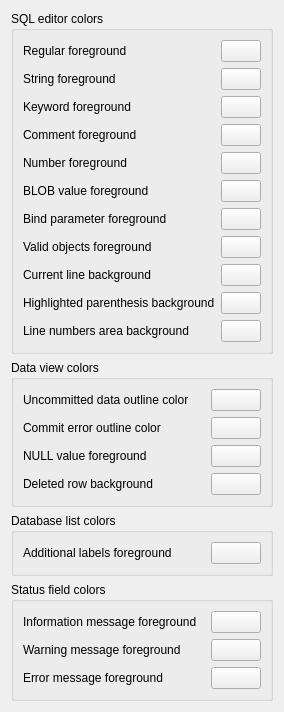
             <widget class="QWidget" name="colorsWidget">
              <property name="geometry">
               <rect>
                <x>0</x>
                <y>0</y>
                <width>247</width>
                <height>701</height>
               </rect>
              </property>
              <layout class="QVBoxLayout" name="verticalLayout_12">
               <item>
                <widget class="QGroupBox" name="sqlEditorColorsGroup">
                 <property name="title">
                  <string>SQL editor colors</string>
                 </property>
                 <layout class="QGridLayout" name="gridLayout_3">
                  <item row="14" column="0">
                   <widget class="QLabel" name="sqlEditorCurrLineBgLabel">
                    <property name="text">
                     <string>Current line background</string>
                    </property>
                   </widget>
                  </item>
                  <item row="5" column="0">
                   <widget class="QLabel" name="sqlEditorStringFgLabel">
                    <property name="toolTip">
                     <string>&lt;p&gt;SQL strings are enclosed with single quote characters.&lt;/p&gt;</string>
                    </property>
                    <property name="text">
                     <string>String foreground</string>
                    </property>
                   </widget>
                  </item>
                  <item row="6" column="1">
                   <widget class="ColorButton" name="sqlEditorKeywordFgButton">
                    <property name="maximumSize">
                     <size>
                      <width>50</width>
                      <height>16777215</height>
                     </size>
                    </property>
                    <property name="text">
                     <string/>
                    </property>
                    <property name="cfg" stdset="0">
                     <string notr="true">Colors.SqlEditorKeywordFg</string>
                    </property>
                   </widget>
                  </item>
                  <item row="5" column="1">
                   <widget class="ColorButton" name="sqlEditorStringFgButton">
                    <property name="maximumSize">
                     <size>
                      <width>50</width>
                      <height>16777215</height>
                     </size>
                    </property>
                    <property name="text">
                     <string/>
                    </property>
                    <property name="cfg" stdset="0">
                     <string notr="true">Colors.SqlEditorStringFg</string>
                    </property>
                   </widget>
                  </item>
                  <item row="9" column="1">
                   <widget class="ColorButton" name="sqlEditorCommentFgButton">
                    <property name="maximumSize">
                     <size>
                      <width>50</width>
                      <height>16777215</height>
                     </size>
                    </property>
                    <property name="text">
                     <string/>
                    </property>
                    <property name="cfg" stdset="0">
                     <string notr="true">Colors.SqlEditorCommentFg</string>
                    </property>
                   </widget>
                  </item>
                  <item row="4" column="1">
                   <widget class="ColorButton" name="sqlEditorRegularFgButton">
                    <property name="maximumSize">
                     <size>
                      <width>50</width>
                      <height>16777215</height>
                     </size>
                    </property>
                    <property name="text">
                     <string/>
                    </property>
                    <property name="cfg" stdset="0">
                     <string notr="true">Colors.SqlEditorForeground</string>
                    </property>
                   </widget>
                  </item>
                  <item row="14" column="1">
                   <widget class="ColorButton" name="sqlEditorCurrLineBgButton">
                    <property name="maximumSize">
                     <size>
                      <width>50</width>
                      <height>16777215</height>
                     </size>
                    </property>
                    <property name="text">
                     <string/>
                    </property>
                    <property name="cfg" stdset="0">
                     <string notr="true">Colors.SqlEditorCurrentLineBg</string>
                    </property>
                   </widget>
                  </item>
                  <item row="16" column="1">
                   <widget class="ColorButton" name="sqlEditorLineNumAreaBgButton">
                    <property name="maximumSize">
                     <size>
                      <width>50</width>
                      <height>16777215</height>
                     </size>
                    </property>
                    <property name="text">
                     <string/>
                    </property>
                    <property name="cfg" stdset="0">
                     <string notr="true">Colors.SqlEditorLineNumAreaBg</string>
                    </property>
                   </widget>
                  </item>
                  <item row="12" column="0">
                   <widget class="QLabel" name="sqlEditorBindParamFgLabel">
                    <property name="toolTip">
                     <string>&lt;p&gt;Bind parameters are placeholders for values yet to be provided by the user. They have one of the forms:&lt;/p&gt;&lt;ul&gt;&lt;li&gt;:param_name&lt;/li&gt;&lt;li&gt;$param_name&lt;/li&gt;&lt;li&gt;@param_name&lt;/li&gt;&lt;li&gt;?&lt;/li&gt;&lt;/ul&gt;</string>
                    </property>
                    <property name="text">
                     <string>Bind parameter foreground</string>
                    </property>
                   </widget>
                  </item>
                  <item row="15" column="1">
                   <widget class="ColorButton" name="sqlEditorParBgButton">
                    <property name="maximumSize">
                     <size>
                      <width>50</width>
                      <height>16777215</height>
                     </size>
                    </property>
                    <property name="text">
                     <string/>
                    </property>
                    <property name="cfg" stdset="0">
                     <string notr="true">Colors.SqlEditorParenthesisBg</string>
                    </property>
                   </widget>
                  </item>
                  <item row="15" column="0">
                   <widget class="QLabel" name="sqlEditorParBgLabel">
                    <property name="text">
                     <string>Highlighted parenthesis background</string>
                    </property>
                   </widget>
                  </item>
                  <item row="11" column="0">
                   <widget class="QLabel" name="sqlEditorBlobFgLabel">
                    <property name="toolTip">
                     <string>&lt;p&gt;BLOB values are binary values represented as hexadecimal numbers, like:&lt;/p&gt;&lt;ul&gt;&lt;li&gt;X'12B4'&lt;/li&gt;&lt;li&gt;x'46A2F4'&lt;/li&gt;&lt;/ul&gt;</string>
                    </property>
                    <property name="text">
                     <string>BLOB value foreground</string>
                    </property>
                   </widget>
                  </item>
                  <item row="4" column="0">
                   <widget class="QLabel" name="sqlEditorRegularFgLabel">
                    <property name="text">
                     <string>Regular foreground</string>
                    </property>
                   </widget>
                  </item>
                  <item row="16" column="0">
                   <widget class="QLabel" name="sqlEditorLineNumAreaBgLabel">
                    <property name="text">
                     <string>Line numbers area background</string>
                    </property>
                   </widget>
                  </item>
                  <item row="11" column="1">
                   <widget class="ColorButton" name="sqlEditorBlobFgButton">
                    <property name="maximumSize">
                     <size>
                      <width>50</width>
                      <height>16777215</height>
                     </size>
                    </property>
                    <property name="text">
                     <string/>
                    </property>
                    <property name="cfg" stdset="0">
                     <string notr="true">Colors.SqlEditorBlobFg</string>
                    </property>
                   </widget>
                  </item>
                  <item row="6" column="0">
                   <widget class="QLabel" name="sqlEditorKeywordFgLabel">
                    <property name="text">
                     <string>Keyword foreground</string>
                    </property>
                   </widget>
                  </item>
                  <item row="10" column="0">
                   <widget class="QLabel" name="sqlEditorNumberFgLabel">
                    <property name="text">
                     <string>Number foreground</string>
                    </property>
                   </widget>
                  </item>
                  <item row="9" column="0">
                   <widget class="QLabel" name="sqlEditorCommentFgLabel">
                    <property name="text">
                     <string>Comment foreground</string>
                    </property>
                   </widget>
                  </item>
                  <item row="10" column="1">
                   <widget class="ColorButton" name="sqlEditorNumberFgButton">
                    <property name="maximumSize">
                     <size>
                      <width>50</width>
                      <height>16777215</height>
                     </size>
                    </property>
                    <property name="text">
                     <string/>
                    </property>
                    <property name="cfg" stdset="0">
                     <string notr="true">Colors.SqlEditorNumberFg</string>
                    </property>
                   </widget>
                  </item>
                  <item row="12" column="1">
                   <widget class="ColorButton" name="sqlEditorBindParamFgButton">
                    <property name="maximumSize">
                     <size>
                      <width>50</width>
                      <height>16777215</height>
                     </size>
                    </property>
                    <property name="text">
                     <string/>
                    </property>
                    <property name="cfg" stdset="0">
                     <string notr="true">Colors.SqlEditorBindParamFg</string>
                    </property>
                   </widget>
                  </item>
                  <item row="13" column="0">
                   <widget class="QLabel" name="sqlEditorValidObjectsLabel">
                    <property name="toolTip">
                     <string>&lt;p&gt;Valid objects are name of tables, indexes, triggers, or views that exist in the SQLite database.&lt;/p&gt;</string>
                    </property>
                    <property name="text">
                     <string>Valid objects foreground</string>
                    </property>
                   </widget>
                  </item>
                  <item row="13" column="1">
                   <widget class="ColorButton" name="sqlEditorValidObjectsButton">
                    <property name="maximumSize">
                     <size>
                      <width>50</width>
                      <height>16777215</height>
                     </size>
                    </property>
                    <property name="text">
                     <string/>
                    </property>
                    <property name="cfg" stdset="0">
                     <string notr="true">Colors.SqlEditorValidObject</string>
                    </property>
                   </widget>
                  </item>
                 </layout>
                </widget>
               </item>
               <item>
                <widget class="QGroupBox" name="dataViewGroup">
                 <property name="title">
                  <string>Data view colors</string>
                 </property>
                 <layout class="QGridLayout" name="gridLayout_6">
                  <item row="0" column="0">
                   <widget class="QLabel" name="dataViewUncommittedLabel">
                    <property name="toolTip">
                     <string>&lt;p&gt;Any data changes will be outlined with this color, until they're committed to the database.&lt;/p&gt;</string>
                    </property>
                    <property name="text">
                     <string>Uncommitted data outline color</string>
                    </property>
                   </widget>
                  </item>
                  <item row="0" column="1">
                   <widget class="ColorButton" name="dataViewUncommittedButton">
                    <property name="maximumSize">
                     <size>
                      <width>50</width>
                      <height>16777215</height>
                     </size>
                    </property>
                    <property name="text">
                     <string/>
                    </property>
                    <property name="cfg" stdset="0">
                     <string notr="true">Colors.DataUncommitted</string>
                    </property>
                   </widget>
                  </item>
                  <item row="1" column="0">
                   <widget class="QLabel" name="dataViewErrorLabel">
                    <property name="toolTip">
                     <string>&lt;p&gt;In case of error while committing data changes, the problematic cell will be outlined with this color.&lt;/p&gt;</string>
                    </property>
                    <property name="text">
                     <string>Commit error outline color</string>
                    </property>
                   </widget>
                  </item>
                  <item row="1" column="1">
                   <widget class="ColorButton" name="dataViewErrorButton">
                    <property name="maximumSize">
                     <size>
                      <width>50</width>
                      <height>16777215</height>
                     </size>
                    </property>
                    <property name="text">
                     <string/>
                    </property>
                    <property name="cfg" stdset="0">
                     <string notr="true">Colors.DataUncommittedError</string>
                    </property>
                   </widget>
                  </item>
                  <item row="2" column="0">
                   <widget class="QLabel" name="dataViewNullFgLabel">
                    <property name="text">
                     <string>NULL value foreground</string>
                    </property>
                   </widget>
                  </item>
                  <item row="2" column="1">
                   <widget class="ColorButton" name="dataViewNullFgButton">
                    <property name="maximumSize">
                     <size>
                      <width>50</width>
                      <height>16777215</height>
                     </size>
                    </property>
                    <property name="text">
                     <string/>
                    </property>
                    <property name="cfg" stdset="0">
                     <string notr="true">Colors.DataNullFg</string>
                    </property>
                   </widget>
                  </item>
                  <item row="3" column="0">
                   <widget class="QLabel" name="dataViewDeletedRowBgLabel">
                    <property name="text">
                     <string>Deleted row background</string>
                    </property>
                   </widget>
                  </item>
                  <item row="3" column="1">
                   <widget class="ColorButton" name="dataViewDeletedRowBgButton">
                    <property name="maximumSize">
                     <size>
                      <width>50</width>
                      <height>16777215</height>
                     </size>
                    </property>
                    <property name="text">
                     <string/>
                    </property>
                    <property name="cfg" stdset="0">
                     <string notr="true">Colors.DataDeletedBg</string>
                    </property>
                   </widget>
                  </item>
                 </layout>
                </widget>
               </item>
               <item>
                <widget class="QGroupBox" name="dbTreeGroup">
                 <property name="title">
                  <string>Database list colors</string>
                 </property>
                 <layout class="QGridLayout" name="gridLayout_9">
                  <item row="0" column="0">
                   <widget class="QLabel" name="dbTreeLabelsLabel">
                    <property name="toolTip">
                     <string>&lt;p&gt;Additional labels are those which tell you SQLite version, number of objects deeper in the tree, etc.&lt;/p&gt;</string>
                    </property>
                    <property name="text">
                     <string>Additional labels foreground</string>
                    </property>
                   </widget>
                  </item>
                  <item row="0" column="1">
                   <widget class="ColorButton" name="dbTreeLabelsButton">
                    <property name="maximumSize">
                     <size>
                      <width>50</width>
                      <height>16777215</height>
                     </size>
                    </property>
                    <property name="text">
                     <string/>
                    </property>
                    <property name="cfg" stdset="0">
                     <string notr="true">Colors.DbTreeLabelsFg</string>
                    </property>
                   </widget>
                  </item>
                 </layout>
                </widget>
               </item>
               <item>
                <widget class="QGroupBox" name="statusFieldGroup">
                 <property name="title">
                  <string>Status field colors</string>
                 </property>
                 <layout class="QGridLayout" name="gridLayout_10">
                  <item row="0" column="0">
                   <widget class="QLabel" name="statusFieldInfoLabel">
                    <property name="text">
                     <string>Information message foreground</string>
                    </property>
                   </widget>
                  </item>
                  <item row="0" column="1">
                   <widget class="ColorButton" name="statusFieldInfoButton">
                    <property name="maximumSize">
                     <size>
                      <width>50</width>
                      <height>16777215</height>
                     </size>
                    </property>
                    <property name="text">
                     <string/>
                    </property>
                    <property name="cfg" stdset="0">
                     <string notr="true">Colors.StatusFieldInfoFg</string>
                    </property>
                   </widget>
                  </item>
                  <item row="1" column="0">
                   <widget class="QLabel" name="statusFieldWarnLabel">
                    <property name="text">
                     <string>Warning message foreground</string>
                    </property>
                   </widget>
                  </item>
                  <item row="1" column="1">
                   <widget class="ColorButton" name="statusFieldWarnButton">
                    <property name="maximumSize">
                     <size>
                      <width>50</width>
                      <height>16777215</height>
                     </size>
                    </property>
                    <property name="text">
                     <string/>
                    </property>
                    <property name="cfg" stdset="0">
                     <string notr="true">Colors.StatusFieldWarnFg</string>
                    </property>
                   </widget>
                  </item>
                  <item row="2" column="0">
                   <widget class="QLabel" name="statusFieldErrorLabel">
                    <property name="text">
                     <string>Error message foreground</string>
                    </property>
                   </widget>
                  </item>
                  <item row="2" column="1">
                   <widget class="ColorButton" name="statusFieldErrorButton">
                    <property name="maximumSize">
                     <size>
                      <width>50</width>
                      <height>16777215</height>
                     </size>
                    </property>
                    <property name="text">
                     <string/>
                    </property>
                    <property name="cfg" stdset="0">
                     <string notr="true">Colors.StatusFieldErrorFg</string>
                    </property>
                   </widget>
                  </item>
                 </layout>
                </widget>
               </item>
               <item>
                <spacer name="verticalSpacer_3">
                 <property name="orientation">
                  <enum>Qt::Vertical</enum>
                 </property>
                 <property name="sizeHint" stdset="0">
                  <size>
                   <width>20</width>
                   <height>40</height>
                  </size>
                 </property>
                </spacer>
               </item>
              </layout>
             </widget>
